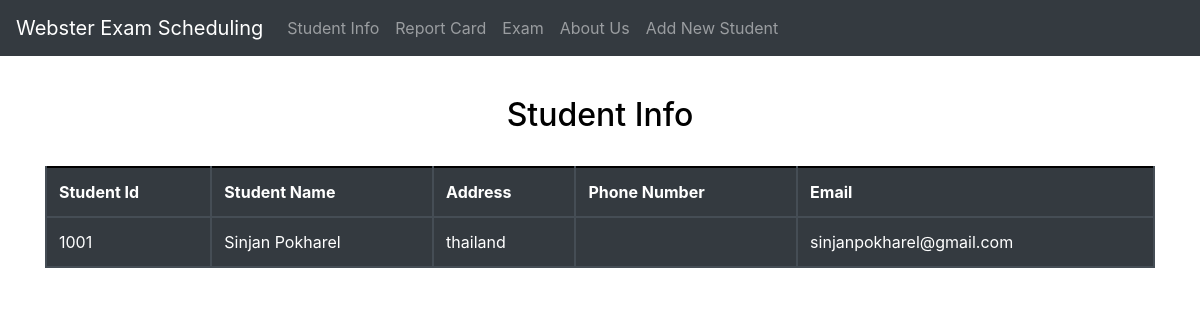
/student.php, run on the app's committed database.
### tables this page shows
CREATE TABLE Student
(
  Student_ID INT(10) NOT NULL,
  Student_Name VARCHAR(255) NOT NULL,
  Phone_number NUMERIC(10) NOT NULL,
  Address VARCHAR(255) NOT NULL,
  Email VARCHAR(255) NOT NULL,
  PRIMARY KEY (Student_ID)
);

### student.php (the view, shortened to what this page needs)
<!DOCTYPE html>
<html lang="en">
<head>
<link rel="stylesheet" href="https://maxcdn.bootstrapcdn.com/bootstrap/4.4.1/css/bootstrap.min.css">
</head>
</head>
<body>
<nav class="navbar navbar-expand-sm bg-dark navbar-dark fixed-top">
<a class="navbar-brand" href="login.php"> Webster Exam Scheduling</a>
<ul class="navbar-nav">
<li class="nav-item">
<a class="nav-link" href="index.php">Student Info</a>
</li>
<li class="nav-item">
<a class="nav-link" href="Report.php">Report Card</a>
</li>
<li class="nav-item">
<a class="nav-link" href="exam.php">Exam</a>
</li>
<li class="nav-item">
<a class="nav-link" href="describtion.php">About Us</a>
</li>
<li class="nav-item">
<a class="nav-link" href="Add_Student.html">Add New Student</a>
</li>
</ul>
</nav>
<?php
require('connect.php');
$sql = "SELECT * from Student;  ";
$result = $conn->query($sql);
if ($result->num_rows > 0)
{
    echo'
    <div class="container">
    <table class="table table-dark table-hover">
    <br><br><br><br>
<h2 style="color:Black"; align="center" class="w3-myfont">Student Info</h2>
<br/>
<th>Student Id</th>
<th>Student Name</th>
<th>Address</th>
<th>Phone Number</th>
<th>Email</th>
</tr>';
    while($row = $result->fetch_assoc())
 {
echo "<tr>
<td>" . $row["Student_ID"]. "</td>
<td>" . $row["Student_Name"]. "</td>
<td>" . $row["Address"]. "</td>
<td>" . $row["Phone_Number"]. "</td>
<td>" . $row["Email"]. "</td>
</tr>";
    }
 echo "</table>";
} else {
    echo "0 results";
}
?>
</body>
</html>

### student.php (style rules this page uses)
table, th, td { border: 2px solid black; border-spacing: 1px; }
th, td { padding: 5px; }
th { text-align: left; }
table { width: 80%; background-color: white ; }
table { border-spacing: 2px; }

### data on the page
student: Student_ID "1001", Student_Name "Sinjan Pokharel", Address "thailand", Email "sinjanpokharel@gmail.com"
